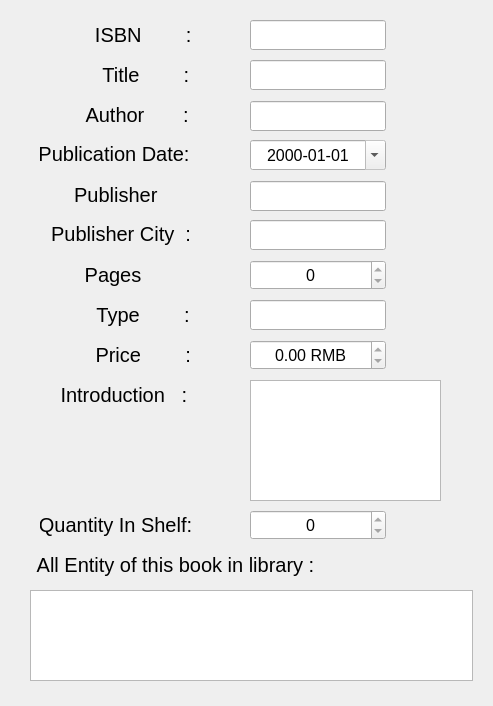
<?xml version="1.0" encoding="UTF-8"?>
<ui version="4.0">
 <class>ReaderBookDetailDialog</class>
 <widget class="QDialog" name="ReaderBookDetailDialog">
  <property name="geometry">
   <rect>
    <x>0</x>
    <y>0</y>
    <width>493</width>
    <height>706</height>
   </rect>
  </property>
  <property name="windowTitle">
   <string>Dialog</string>
  </property>
  <widget class="QLabel" name="labelCity">
   <property name="geometry">
    <rect>
     <x>40</x>
     <y>219</y>
     <width>151</width>
     <height>30</height>
    </rect>
   </property>
   <property name="font">
    <font>
     <pointsize>15</pointsize>
    </font>
   </property>
   <property name="text">
    <string>  Publisher City  :</string>
   </property>
   <property name="alignment">
    <set>Qt::AlignCenter</set>
   </property>
  </widget>
  <widget class="QLineEdit" name="lineEditCity">
   <property name="enabled">
    <bool>true</bool>
   </property>
   <property name="geometry">
    <rect>
     <x>250</x>
     <y>220</y>
     <width>136</width>
     <height>30</height>
    </rect>
   </property>
   <property name="font">
    <font>
     <pointsize>12</pointsize>
    </font>
   </property>
   <property name="focusPolicy">
    <enum>Qt::NoFocus</enum>
   </property>
   <property name="alignment">
    <set>Qt::AlignCenter</set>
   </property>
   <property name="readOnly">
    <bool>true</bool>
   </property>
  </widget>
  <widget class="QLineEdit" name="lineEditTitle">
   <property name="enabled">
    <bool>true</bool>
   </property>
   <property name="geometry">
    <rect>
     <x>250</x>
     <y>60</y>
     <width>136</width>
     <height>30</height>
    </rect>
   </property>
   <property name="font">
    <font>
     <pointsize>12</pointsize>
    </font>
   </property>
   <property name="focusPolicy">
    <enum>Qt::NoFocus</enum>
   </property>
   <property name="alignment">
    <set>Qt::AlignCenter</set>
   </property>
   <property name="readOnly">
    <bool>true</bool>
   </property>
  </widget>
  <widget class="QLineEdit" name="lineEditPublisher">
   <property name="enabled">
    <bool>true</bool>
   </property>
   <property name="geometry">
    <rect>
     <x>250</x>
     <y>181</y>
     <width>136</width>
     <height>30</height>
    </rect>
   </property>
   <property name="font">
    <font>
     <pointsize>12</pointsize>
    </font>
   </property>
   <property name="focusPolicy">
    <enum>Qt::NoFocus</enum>
   </property>
   <property name="alignment">
    <set>Qt::AlignCenter</set>
   </property>
   <property name="readOnly">
    <bool>true</bool>
   </property>
  </widget>
  <widget class="QLabel" name="labelDate">
   <property name="geometry">
    <rect>
     <x>40</x>
     <y>139</y>
     <width>148</width>
     <height>30</height>
    </rect>
   </property>
   <property name="font">
    <font>
     <pointsize>15</pointsize>
    </font>
   </property>
   <property name="text">
    <string>Publication Date:</string>
   </property>
   <property name="alignment">
    <set>Qt::AlignCenter</set>
   </property>
  </widget>
  <widget class="QLabel" name="labelPublisher">
   <property name="geometry">
    <rect>
     <x>40</x>
     <y>180</y>
     <width>146</width>
     <height>30</height>
    </rect>
   </property>
   <property name="font">
    <font>
     <pointsize>15</pointsize>
    </font>
   </property>
   <property name="text">
    <string>       Publisher     :</string>
   </property>
   <property name="alignment">
    <set>Qt::AlignCenter</set>
   </property>
  </widget>
  <widget class="QLineEdit" name="lineEditAuthor">
   <property name="enabled">
    <bool>true</bool>
   </property>
   <property name="geometry">
    <rect>
     <x>250</x>
     <y>101</y>
     <width>136</width>
     <height>30</height>
    </rect>
   </property>
   <property name="font">
    <font>
     <pointsize>12</pointsize>
    </font>
   </property>
   <property name="focusPolicy">
    <enum>Qt::NoFocus</enum>
   </property>
   <property name="alignment">
    <set>Qt::AlignCenter</set>
   </property>
   <property name="readOnly">
    <bool>true</bool>
   </property>
  </widget>
  <widget class="QLabel" name="labelAuthor">
   <property name="geometry">
    <rect>
     <x>40</x>
     <y>100</y>
     <width>151</width>
     <height>30</height>
    </rect>
   </property>
   <property name="font">
    <font>
     <pointsize>15</pointsize>
    </font>
   </property>
   <property name="text">
    <string>        Author       :</string>
   </property>
   <property name="alignment">
    <set>Qt::AlignCenter</set>
   </property>
  </widget>
  <widget class="QDateEdit" name="dateEdit">
   <property name="enabled">
    <bool>true</bool>
   </property>
   <property name="geometry">
    <rect>
     <x>250</x>
     <y>140</y>
     <width>136</width>
     <height>30</height>
    </rect>
   </property>
   <property name="font">
    <font>
     <pointsize>12</pointsize>
    </font>
   </property>
   <property name="focusPolicy">
    <enum>Qt::NoFocus</enum>
   </property>
   <property name="alignment">
    <set>Qt::AlignCenter</set>
   </property>
   <property name="readOnly">
    <bool>true</bool>
   </property>
   <property name="displayFormat">
    <string>yyyy-MM-dd</string>
   </property>
   <property name="calendarPopup">
    <bool>true</bool>
   </property>
   <property name="date">
    <date>
     <year>2000</year>
     <month>1</month>
     <day>1</day>
    </date>
   </property>
  </widget>
  <widget class="QLabel" name="labelPages">
   <property name="geometry">
    <rect>
     <x>40</x>
     <y>260</y>
     <width>146</width>
     <height>30</height>
    </rect>
   </property>
   <property name="font">
    <font>
     <pointsize>15</pointsize>
    </font>
   </property>
   <property name="text">
    <string>         Pages        :</string>
   </property>
   <property name="alignment">
    <set>Qt::AlignCenter</set>
   </property>
  </widget>
  <widget class="QSpinBox" name="spinBoxPages">
   <property name="enabled">
    <bool>true</bool>
   </property>
   <property name="geometry">
    <rect>
     <x>250</x>
     <y>260</y>
     <width>136</width>
     <height>30</height>
    </rect>
   </property>
   <property name="font">
    <font>
     <pointsize>12</pointsize>
    </font>
   </property>
   <property name="focusPolicy">
    <enum>Qt::NoFocus</enum>
   </property>
   <property name="alignment">
    <set>Qt::AlignCenter</set>
   </property>
   <property name="readOnly">
    <bool>true</bool>
   </property>
   <property name="maximum">
    <number>9999</number>
   </property>
  </widget>
  <widget class="QLineEdit" name="lineEditISBN">
   <property name="enabled">
    <bool>true</bool>
   </property>
   <property name="geometry">
    <rect>
     <x>250</x>
     <y>20</y>
     <width>136</width>
     <height>30</height>
    </rect>
   </property>
   <property name="font">
    <font>
     <pointsize>12</pointsize>
    </font>
   </property>
   <property name="focusPolicy">
    <enum>Qt::NoFocus</enum>
   </property>
   <property name="alignment">
    <set>Qt::AlignCenter</set>
   </property>
   <property name="readOnly">
    <bool>true</bool>
   </property>
  </widget>
  <widget class="QLabel" name="labelPages_2">
   <property name="geometry">
    <rect>
     <x>40</x>
     <y>20</y>
     <width>151</width>
     <height>30</height>
    </rect>
   </property>
   <property name="font">
    <font>
     <pointsize>15</pointsize>
    </font>
   </property>
   <property name="text">
    <string>          ISBN        :</string>
   </property>
   <property name="alignment">
    <set>Qt::AlignCenter</set>
   </property>
  </widget>
  <widget class="QLabel" name="labelPages_3">
   <property name="geometry">
    <rect>
     <x>40</x>
     <y>300</y>
     <width>151</width>
     <height>30</height>
    </rect>
   </property>
   <property name="font">
    <font>
     <pointsize>15</pointsize>
    </font>
   </property>
   <property name="text">
    <string>          Type        :</string>
   </property>
   <property name="alignment">
    <set>Qt::AlignCenter</set>
   </property>
  </widget>
  <widget class="QLineEdit" name="lineEditType">
   <property name="enabled">
    <bool>true</bool>
   </property>
   <property name="geometry">
    <rect>
     <x>250</x>
     <y>300</y>
     <width>136</width>
     <height>30</height>
    </rect>
   </property>
   <property name="font">
    <font>
     <pointsize>12</pointsize>
    </font>
   </property>
   <property name="focusPolicy">
    <enum>Qt::NoFocus</enum>
   </property>
   <property name="alignment">
    <set>Qt::AlignCenter</set>
   </property>
   <property name="readOnly">
    <bool>true</bool>
   </property>
  </widget>
  <widget class="QLabel" name="labelPages_4">
   <property name="geometry">
    <rect>
     <x>40</x>
     <y>340</y>
     <width>151</width>
     <height>30</height>
    </rect>
   </property>
   <property name="font">
    <font>
     <pointsize>15</pointsize>
    </font>
   </property>
   <property name="text">
    <string>          Price        :</string>
   </property>
   <property name="alignment">
    <set>Qt::AlignCenter</set>
   </property>
  </widget>
  <widget class="QDoubleSpinBox" name="doubleSpinBox">
   <property name="geometry">
    <rect>
     <x>250</x>
     <y>340</y>
     <width>136</width>
     <height>30</height>
    </rect>
   </property>
   <property name="font">
    <font>
     <pointsize>12</pointsize>
    </font>
   </property>
   <property name="focusPolicy">
    <enum>Qt::NoFocus</enum>
   </property>
   <property name="alignment">
    <set>Qt::AlignCenter</set>
   </property>
   <property name="readOnly">
    <bool>true</bool>
   </property>
   <property name="suffix">
    <string> RMB</string>
   </property>
   <property name="maximum">
    <double>9999.989999999999782</double>
   </property>
  </widget>
  <widget class="QLabel" name="labelPages_5">
   <property name="geometry">
    <rect>
     <x>40</x>
     <y>380</y>
     <width>151</width>
     <height>30</height>
    </rect>
   </property>
   <property name="font">
    <font>
     <pointsize>15</pointsize>
    </font>
   </property>
   <property name="text">
    <string>   Introduction   :</string>
   </property>
   <property name="alignment">
    <set>Qt::AlignCenter</set>
   </property>
  </widget>
  <widget class="QTextBrowser" name="textBrowser">
   <property name="geometry">
    <rect>
     <x>250</x>
     <y>380</y>
     <width>191</width>
     <height>121</height>
    </rect>
   </property>
   <property name="font">
    <font>
     <pointsize>12</pointsize>
    </font>
   </property>
   <property name="focusPolicy">
    <enum>Qt::NoFocus</enum>
   </property>
  </widget>
  <widget class="QLabel" name="labelPages_6">
   <property name="geometry">
    <rect>
     <x>40</x>
     <y>510</y>
     <width>151</width>
     <height>30</height>
    </rect>
   </property>
   <property name="font">
    <font>
     <pointsize>15</pointsize>
    </font>
   </property>
   <property name="text">
    <string>Quantity In Shelf:</string>
   </property>
   <property name="alignment">
    <set>Qt::AlignCenter</set>
   </property>
  </widget>
  <widget class="QTableView" name="tableView">
   <property name="geometry">
    <rect>
     <x>30</x>
     <y>590</y>
     <width>443</width>
     <height>91</height>
    </rect>
   </property>
  </widget>
  <widget class="QSpinBox" name="spinBoxCurNum">
   <property name="enabled">
    <bool>true</bool>
   </property>
   <property name="geometry">
    <rect>
     <x>250</x>
     <y>510</y>
     <width>136</width>
     <height>30</height>
    </rect>
   </property>
   <property name="font">
    <font>
     <pointsize>12</pointsize>
    </font>
   </property>
   <property name="focusPolicy">
    <enum>Qt::NoFocus</enum>
   </property>
   <property name="alignment">
    <set>Qt::AlignCenter</set>
   </property>
   <property name="readOnly">
    <bool>true</bool>
   </property>
   <property name="maximum">
    <number>9999</number>
   </property>
  </widget>
  <widget class="QLabel" name="labelPages_7">
   <property name="geometry">
    <rect>
     <x>30</x>
     <y>550</y>
     <width>291</width>
     <height>30</height>
    </rect>
   </property>
   <property name="font">
    <font>
     <pointsize>15</pointsize>
    </font>
   </property>
   <property name="text">
    <string>All Entity of this book in library :</string>
   </property>
   <property name="alignment">
    <set>Qt::AlignCenter</set>
   </property>
  </widget>
  <widget class="QLabel" name="labelPages_8">
   <property name="geometry">
    <rect>
     <x>40</x>
     <y>60</y>
     <width>151</width>
     <height>30</height>
    </rect>
   </property>
   <property name="font">
    <font>
     <pointsize>15</pointsize>
    </font>
   </property>
   <property name="text">
    <string>           Title        :</string>
   </property>
   <property name="alignment">
    <set>Qt::AlignCenter</set>
   </property>
  </widget>
 </widget>
 <resources/>
 <connections/>
</ui>
